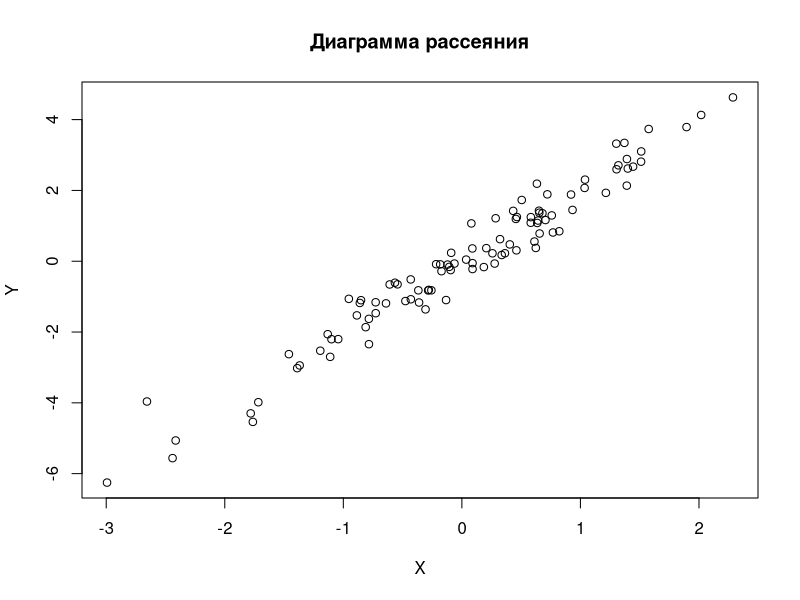
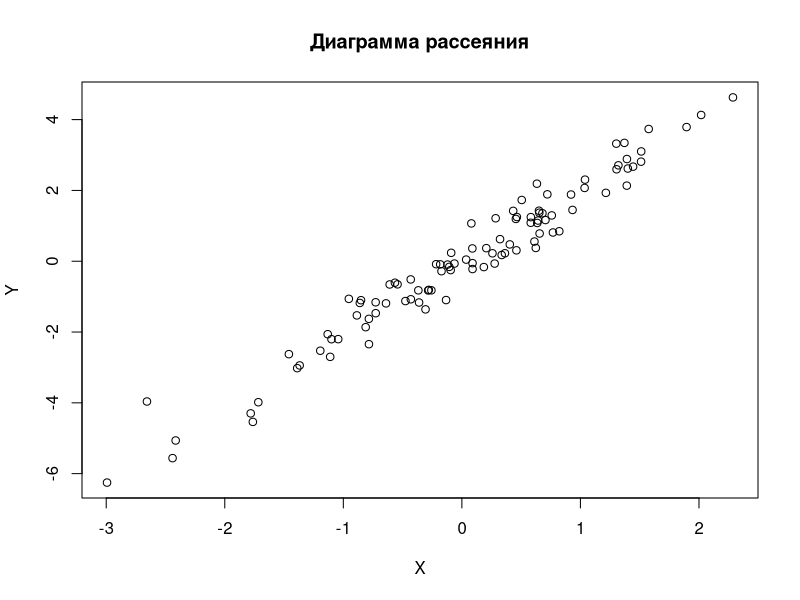

The R source for these figures, in order:
# Генерация случайных данных
set.seed(42) # Для воспроизводимости
x <- rnorm(100)
y <- 2 * x + rnorm(100, sd = 0.5)

# Создание диаграммы рассеяния
plot(x, y, main = "Диаграмма рассеяния", xlab = "X", ylab = "Y")

# Генерация случайного имени файла
random_name <- paste0("scatter_plot_", sample(1000:9999, 1), ".png")

# Сохранение диаграммы в файл
png(random_name)
plot(x, y, main = "Диаграмма рассеяния", xlab = "X", ylab = "Y")
dev.off()

cat("Диаграмма рассеяния сохранена в файл:", random_name, "\n")
